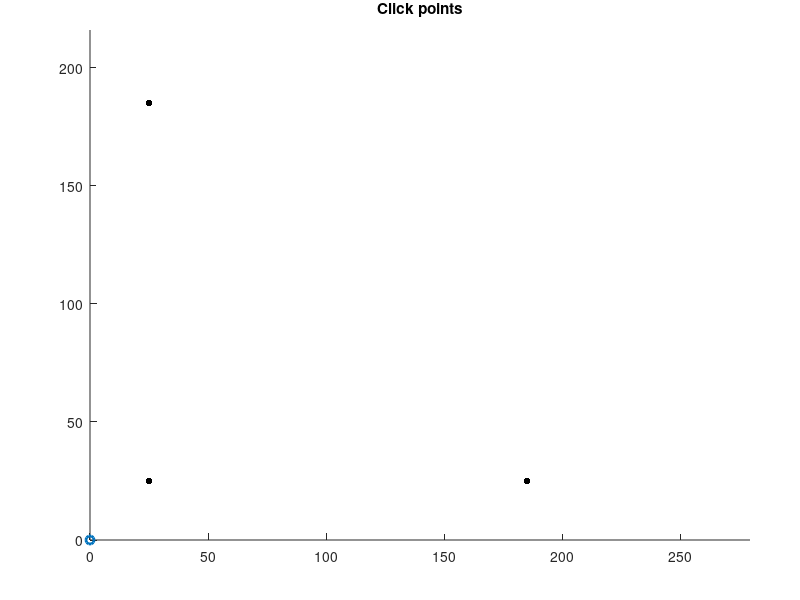

MATLAB code to generate this figure: (Note: this script raises an error after producing the figure.)
function X_t = drawOnTarget
% DRAWONTARGET creates a set of points associated with a target drawing.
%   X_t = DRAWONTARGET
%
%   Use instructions:
%       (1) Create new points in the drawing using the left mouse button
%       (2) Clicking the right mouse button will create a transition to a
%           new drawing by adding a +20mm z-offset
%       (3) Clicking the center mouse button (scroll wheel) will exit the
%           drawing interface and return the points
%
%   Input(s)
%
%   Output(s)
%       X_t - 3xN array containing points associated with the drawing.
%
% [redacted]

%% Create figure and axes
fig = figure('Name','drawOnTarget');
axs = axes('Parent',fig);
set(fig,'Units','Inches','Position',[1,1,11,8.5]);
daspect(axs,[1 1 1]);
set(axs,'Units','Normalized','Position',[0.1,0.1,0.85,0.85]);
hold(axs,'on');
xlim(axs,[0,11*25.4]);
ylim(axs,[0,8.5*25.4]);
zlim(axs,[-1,1]);

%% Plot target points
X_t = [...
    0, 160,   0;...
    0,   0, 160;...
    0,   0,   0];
X_o = [25; 25; 0];

phi = linspace(0,2*pi,101);
phi(end) = [];

r = (0.1/2)*25.4;
X_c(1,:) = r*cos(phi);
X_c(2,:) = r*sin(phi);
X_c(3,:) = 0;

for i = 1:3
    X_i = X_c + X_t(:,i) + X_o;
    ptc(i) = patch('Faces',1:100,'Vertices',X_i.','Parent',axs,...
        'FaceColor','k','EdgeColor','none');
end

%% Draw points
title(axs,'Click points');
X_t = [];
startNew = false;
plt = plot(axs,0,0,'o-','LineWidth',2);
while true
    axes(axs);
    [x,y,b] = ginput(1);
    switch b
        case 1
            % Add point
            if startNew
                X_t(:,end+1) = [x; y; 20];
                startNew = false;
            end
            X_t(:,end+1) = [x; y; 0];
        case 3
            % Start new drawing
            X_t(:,end+1) = [X_t(1:2,end); 20];
            startNew = true;
        case 2
            % End drawing
            break
    end
    set(plt,'XData',X_t(1,:),'YData',X_t(2,:),'ZData',X_t(3,:))
    drawnow;
end


end